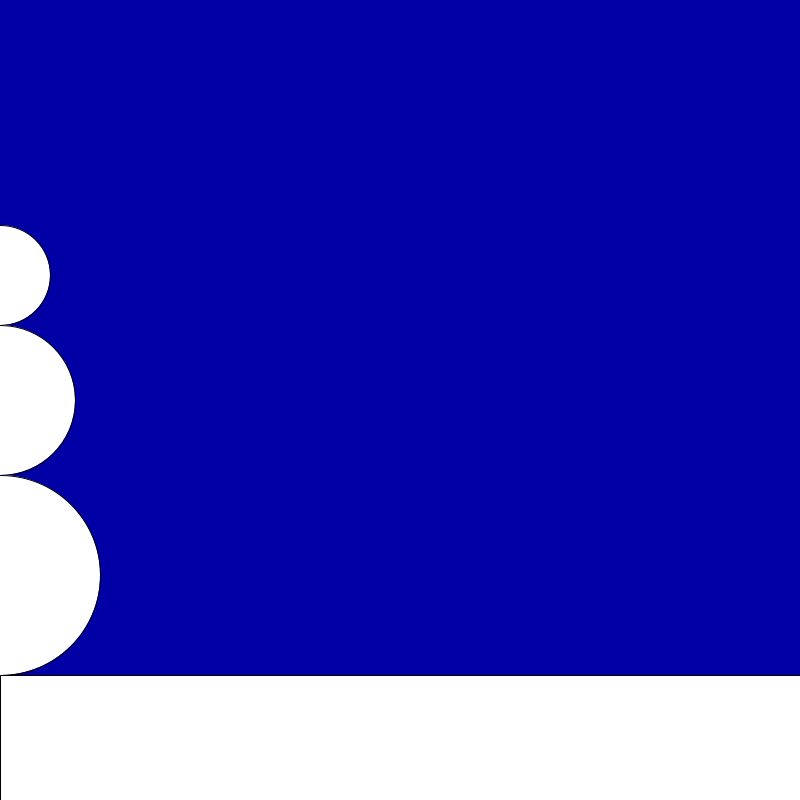
Frame 1 (no input)
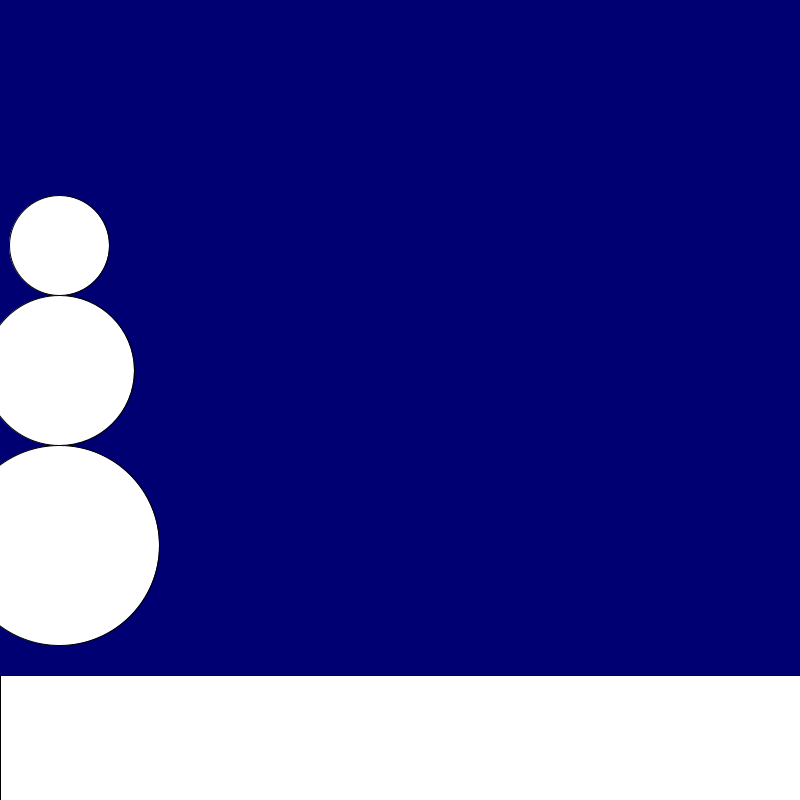
Frame 60 (the mouse pressed at the canvas centre just before this capture)
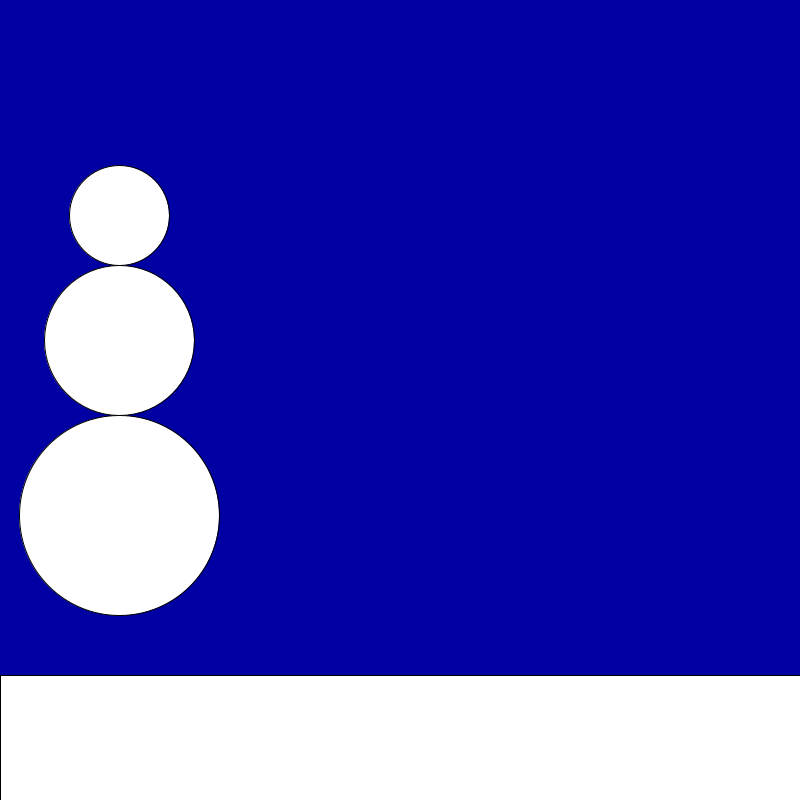
Frame 120 (the mouse held since frame 60 and released just before this capture)

The Processing sketch that drew these frames (run headless with seeded random() and noise(); from frame 60 on, the mouse is pressed at the canvas centre):

// Processing sketch: Snowman
// ── Snowman.pde
float x;
float y;

void setup(){
  size(800,800);
  x=0;
  y=0;
}

void draw(){
  background(0,0,random(100,200));
   frameRate(150);
   if(x>=width-100){
     x=-100;
     y=0;
   }
   //head
  ellipse(x,y+275,100,100);
   //middle
  ellipse(x,y+height/2,150,150);
  //bottom
  ellipse(x,y+575,200,200);
  //ground
  rect(0,675,800,150);
 
 y=y-.5;
  x=x+1.;
  
  if(x>=width/2-50){
    y=y+1;
  }
}
